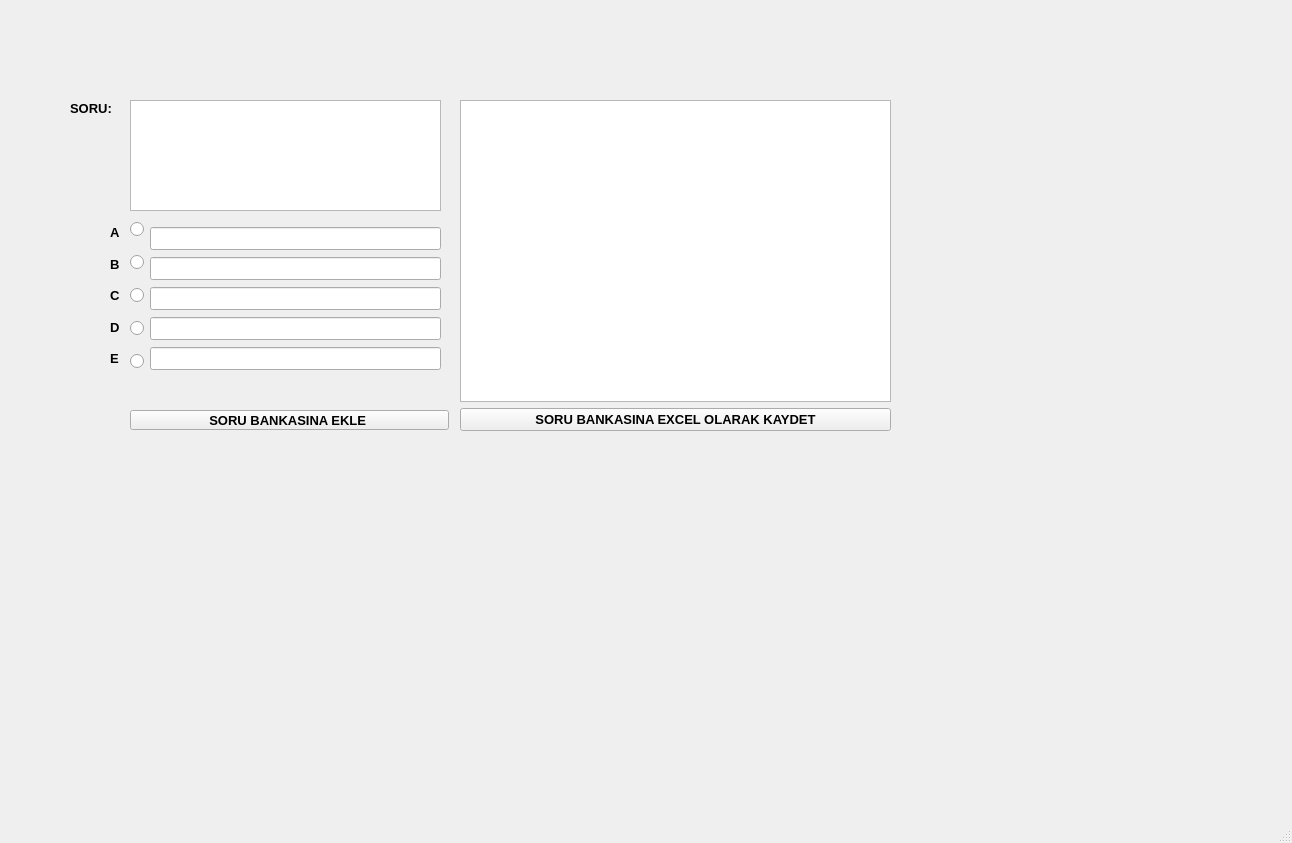
<?xml version="1.0" encoding="UTF-8"?>
<ui version="4.0">
 <class>MainWindow</class>
 <widget class="QMainWindow" name="MainWindow">
  <property name="geometry">
   <rect>
    <x>0</x>
    <y>0</y>
    <width>1292</width>
    <height>843</height>
   </rect>
  </property>
  <property name="font">
   <font>
    <pointsize>10</pointsize>
    <weight>75</weight>
    <bold>true</bold>
   </font>
  </property>
  <property name="windowTitle">
   <string>MainWindow</string>
  </property>
  <widget class="QWidget" name="centralwidget">
   <widget class="QLabel" name="label">
    <property name="geometry">
     <rect>
      <x>70</x>
      <y>100</y>
      <width>55</width>
      <height>16</height>
     </rect>
    </property>
    <property name="font">
     <font>
      <pointsize>10</pointsize>
      <weight>75</weight>
      <bold>true</bold>
     </font>
    </property>
    <property name="text">
     <string>SORU:</string>
    </property>
   </widget>
   <widget class="QPushButton" name="pushButton_ekle">
    <property name="geometry">
     <rect>
      <x>130</x>
      <y>410</y>
      <width>319</width>
      <height>20</height>
     </rect>
    </property>
    <property name="text">
     <string>SORU BANKASINA EKLE </string>
    </property>
   </widget>
   <widget class="QWidget" name="verticalLayoutWidget_3">
    <property name="geometry">
     <rect>
      <x>110</x>
      <y>220</y>
      <width>21</width>
      <height>151</height>
     </rect>
    </property>
    <layout class="QVBoxLayout" name="verticalLayout_4">
     <item>
      <widget class="QLabel" name="label_5">
       <property name="text">
        <string>A</string>
       </property>
      </widget>
     </item>
     <item>
      <widget class="QLabel" name="label_4">
       <property name="text">
        <string>B</string>
       </property>
      </widget>
     </item>
     <item>
      <widget class="QLabel" name="label_3">
       <property name="text">
        <string>C</string>
       </property>
      </widget>
     </item>
     <item>
      <widget class="QLabel" name="label_2">
       <property name="text">
        <string>D</string>
       </property>
      </widget>
     </item>
     <item>
      <widget class="QLabel" name="label_6">
       <property name="text">
        <string>E</string>
       </property>
      </widget>
     </item>
    </layout>
   </widget>
   <widget class="QWidget" name="verticalLayoutWidget_4">
    <property name="geometry">
     <rect>
      <x>460</x>
      <y>100</y>
      <width>431</width>
      <height>331</height>
     </rect>
    </property>
    <layout class="QVBoxLayout" name="verticalLayout_5">
     <item>
      <widget class="QListWidget" name="listWidget_sorular"/>
     </item>
     <item>
      <widget class="QPushButton" name="pushButton_2">
       <property name="text">
        <string>SORU BANKASINA EXCEL OLARAK KAYDET</string>
       </property>
      </widget>
     </item>
    </layout>
   </widget>
   <widget class="QWidget" name="layoutWidget">
    <property name="geometry">
     <rect>
      <x>130</x>
      <y>210</y>
      <width>20</width>
      <height>171</height>
     </rect>
    </property>
    <layout class="QVBoxLayout" name="verticalLayout_2">
     <item>
      <widget class="QRadioButton" name="radio_a">
       <property name="text">
        <string/>
       </property>
      </widget>
     </item>
     <item>
      <widget class="QRadioButton" name="radio_b">
       <property name="text">
        <string/>
       </property>
      </widget>
     </item>
     <item>
      <widget class="QRadioButton" name="radio_c">
       <property name="text">
        <string/>
       </property>
      </widget>
     </item>
     <item>
      <widget class="QRadioButton" name="radio_d">
       <property name="text">
        <string/>
       </property>
      </widget>
     </item>
     <item>
      <widget class="QRadioButton" name="radio_e">
       <property name="text">
        <string/>
       </property>
      </widget>
     </item>
    </layout>
   </widget>
   <widget class="QWidget" name="verticalLayoutWidget">
    <property name="geometry">
     <rect>
      <x>150</x>
      <y>220</y>
      <width>291</width>
      <height>161</height>
     </rect>
    </property>
    <layout class="QVBoxLayout" name="verticalLayout">
     <property name="spacing">
      <number>0</number>
     </property>
     <item>
      <widget class="QLineEdit" name="lineEdit_a"/>
     </item>
     <item>
      <widget class="QLineEdit" name="lineEdit_b"/>
     </item>
     <item>
      <widget class="QLineEdit" name="lineEdit_c"/>
     </item>
     <item>
      <widget class="QLineEdit" name="lineEdit_d"/>
     </item>
     <item>
      <widget class="QLineEdit" name="lineEdit_e"/>
     </item>
    </layout>
   </widget>
   <widget class="QTextEdit" name="textEdit_soru">
    <property name="geometry">
     <rect>
      <x>130</x>
      <y>100</y>
      <width>311</width>
      <height>111</height>
     </rect>
    </property>
   </widget>
  </widget>
  <widget class="QMenuBar" name="menubar">
   <property name="geometry">
    <rect>
     <x>0</x>
     <y>0</y>
     <width>1292</width>
     <height>18</height>
    </rect>
   </property>
  </widget>
  <widget class="QStatusBar" name="statusbar"/>
 </widget>
 <resources/>
 <connections/>
</ui>
